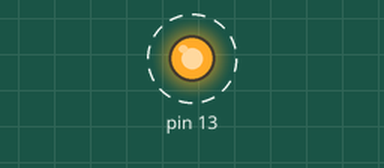
This sketch was run on a simulated Arduino Uno, built with avr-gcc and run on an emulated ATmega328P. Shown: output pins drawn as LEDs (lit = HIGH). Dashed ring = blinking.

Above: at 0.5 s.
Timing chart, 0 to 4.6 s (numbered marks = the images above):
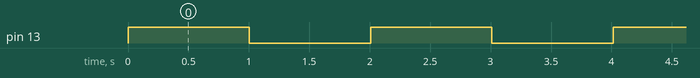

Measured:
- by itself, pin 13: alternates HIGH for 1.0 s and LOW for 1.0 s

The sketch:

AVR_BlinkAsm.ino
```cpp
void setup() {
  asm volatile (
    "sbi %0, %1 \n\t"           //pinMode(13, OUTPUT);
    :: "I" (_SFR_IO_ADDR(DDRB)), "I" (DDB5)
  );
}

void loop() {
  asm volatile (
     "sbi %0, %1 \n\t"          //LED on
     "call OneSecondDelay \n\t" //delay
     "cbi %0, %1 \n\t"          //LED off
     "call OneSecondDelay \n\t" //delay
     "rjmp 4f \n\t"             //exit

  "OneSecondDelay: \n\t"
     "ldi r18, 0 \n\t"          //delay 1 second
     "ldi r20, 0 \n\t"
     "ldi r21, 0 \n\t"

  "1: ldi r24, lo8(400) \n\t"
     "ldi r25, hi8(400) \n\t"
  "2: sbiw r24, 1 \n\t"         //10x around this loop = 1ms
     "brne 2b \n\t"
     "inc r18 \n\t"
     "cpi r18, 10 \n\t"
     "brne 1b \n\t"

     "subi r20, 0xff \n\t"      //1000 x 1ms = 1 second
     "sbci r21, 0xff \n\t"
     "ldi r24, hi8(1000) \n\t"
     "cpi r20, lo8(1000) \n\t"
     "cpc r21, r24 \n\t"
     "breq 3f \n\t"

     "ldi r18, 0 \n\t"
     "rjmp 1b \n\t"

  "3: \n\t"
     "ret \n\t"

  "4: \n\t"                     //exit

     :: "I" (_SFR_IO_ADDR(PORTB)), "I" (PORTB5)
     : "r18", "r20", "r21", "r24", "r25"
  );
}
```
